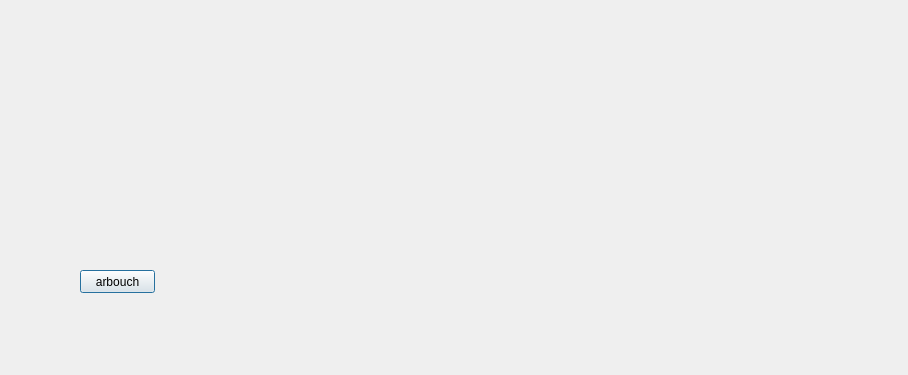
<?xml version="1.0" encoding="UTF-8"?>
<ui version="4.0">
 <class>Dialog</class>
 <widget class="QDialog" name="Dialog">
  <property name="geometry">
   <rect>
    <x>0</x>
    <y>0</y>
    <width>908</width>
    <height>375</height>
   </rect>
  </property>
  <property name="windowTitle">
   <string>Dialog</string>
  </property>
  <widget class="QPushButton" name="pushButton_9">
   <property name="geometry">
    <rect>
     <x>80</x>
     <y>270</y>
     <width>75</width>
     <height>23</height>
    </rect>
   </property>
   <property name="text">
    <string>arbouch</string>
   </property>
  </widget>
 </widget>
 <resources/>
 <connections/>
</ui>
